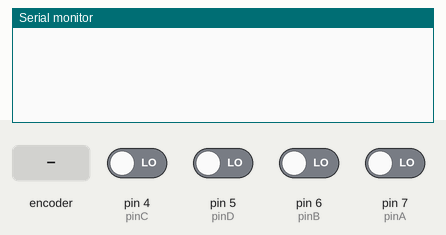
Simulated run of this sketch. Board: Arduino Uno, built with avr-gcc and run on an emulated ATmega328P. Parts: the last lines printed to the serial monitor. The inputs (shaded band) are chosen by the test bench; at power-on: pin 4 (pinC), pin 5 (pinD), pin 6 (pinB), pin 7 (pinA) LOW.

Above: at 1.2 s.
1.3 s: rotary encoder on pin 7 (pinA) / pin 6 (pinB) turned 1 step (first pin leading)
At 1.8 s:
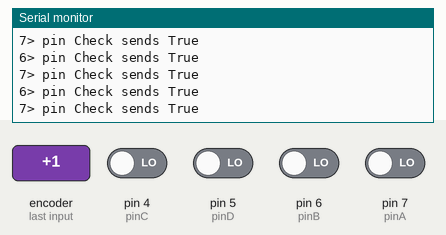
3.0 s: rotary encoder on pin 7 (pinA) / pin 6 (pinB) turned 1 step (first pin leading)
6.2 s: pin 4 (pinC) driven HIGH
At 6.8 s:
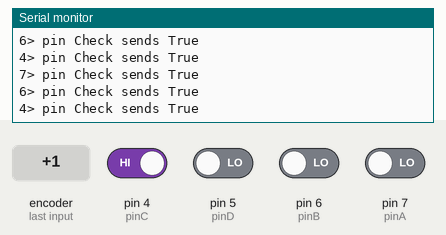
9.2 s: pin 5 (pinD) driven HIGH
At 10.0 s:
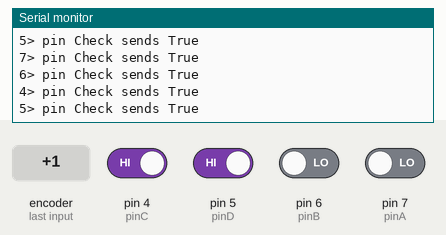
12.2 s: rotary encoder on pin 7 (pinA) / pin 6 (pinB) turned 1 step (first pin leading)
15.4 s: rotary encoder on pin 7 (pinA) / pin 6 (pinB) turned 2 steps (second pin leading)
Timing chart, 0 to 18.4 s (numbered marks = the images above; inputs shaded):
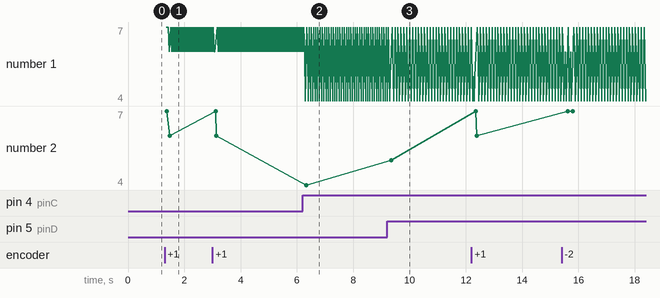

The sketch:

remote_rj45.ino
```cpp
// struct fuer button (und remote?) inputs
// loop kann zum debuggen genutzt werden

const int pinA = 7;
const int pinB = 6;
const int pinC = 4;
const int pinD = 5;
unsigned long currentTime = 0;
unsigned long debounce_duration = 50;

struct modul_button {
  const int pin{};
  unsigned long lastPressed;

  // true entspricht einen Knopfdruck
  // should include pullup
  bool isPressed = false;
  bool wasPreseed = false;
  bool state = false;

  modul_button(int _pin)
    : pin(_pin) {}

  bool check() {
    isPressed = digitalRead(pin);
    return isPressed;
  }
  bool checkDebounce() {
    isPressed = check();

    if (isPressed == false) {
      wasPreseed = isPressed;
      return false;
    }  // Knopf gedrückt?

    if (isPressed == wasPreseed)
      return false;  // neuer tastendruck?

    if (currentTime - lastPressed > debounce_duration)  // debounce
    {
      wasPreseed = isPressed;
      lastPressed = currentTime;
      return true;
    }
  }
};

modul_button button[] = {
  modul_button(pinA),
  modul_button(pinB),
  modul_button(pinC),
  modul_button(pinD),
};

void setup() {
  for (modul_button &taste : button) {
    pinMode(taste.pin, INPUT);
  }

  Serial.begin(9600);
}

void loop() {
  currentTime = millis();

  for (modul_button &taste : button) {
    if (taste.checkDebounce()) {
      Serial.print(taste.pin);
      Serial.println("> pin CheckDebounce sends True");
    }
  }
  for (modul_button &taste : button) {
    if (taste.check()) {
      Serial.print(taste.pin);
      Serial.println("> pin Check sends True");
    }
  }
}
```

Measured:
- after the input at 1.3 s, the serial monitor: prints a new line after 0.05 s (image 1)
- after the input at 6.2 s, the serial monitor: prints a new line after 0.10 s (image 2)
- after the input at 9.2 s, the serial monitor: prints a new line after 0.12 s (image 3)
- plotted number 2: 6 → 4 after the input at 6.2 s, 4 → 5 after the input at 9.2 s
